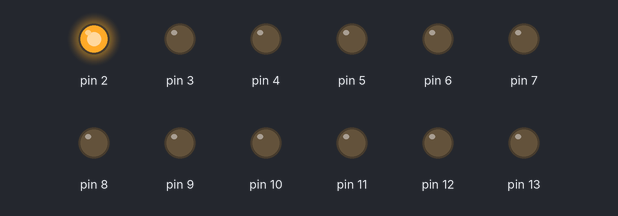
The sketch below on a simulated Arduino Uno, built with avr-gcc and run on an emulated ATmega328P. Parts: output pins drawn as LEDs (lit = HIGH).

Above: at 0.05 s.
At 0.85 s:
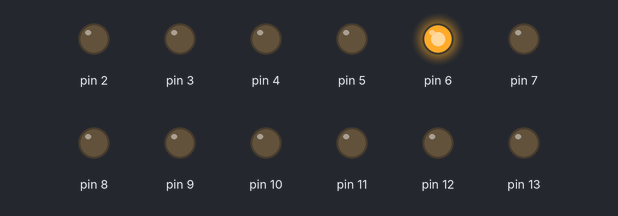
At 1.45 s:
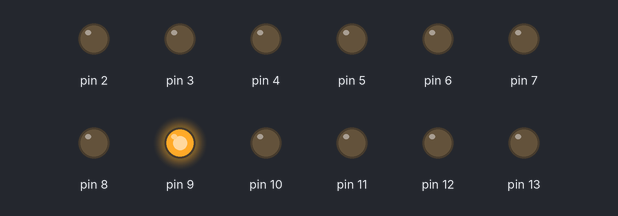
At 2.75 s:
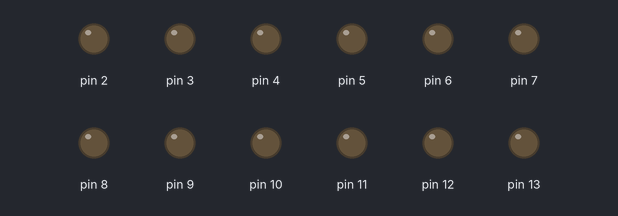
At 4.05 s:
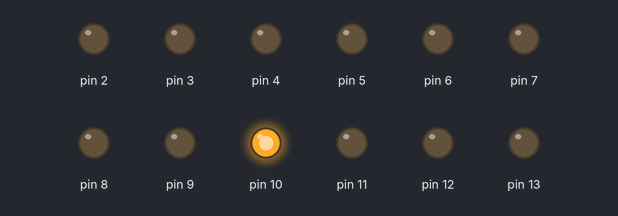
At 5.45 s:
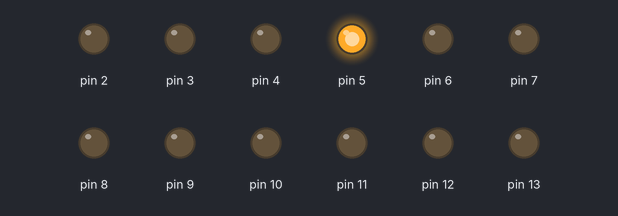
Timing chart, 0 to 5.8 s (numbered marks = the images above):
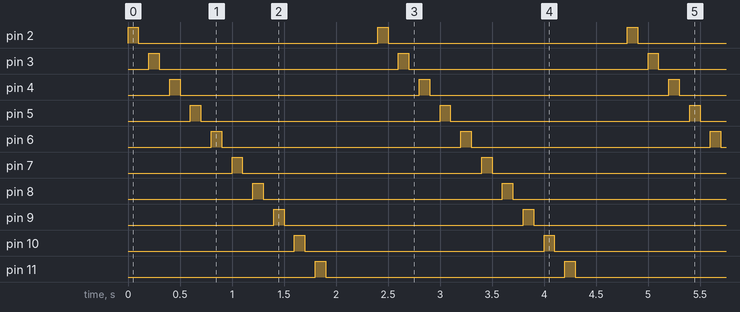

Measured:
- by itself, pin 2–13: alternates HIGH for 0.10 s and LOW for 2.3 s
- by itself, everything shown: repeats every 2.4 s, in 24 steps

The sketch:

series_led.ino
```cpp
//to run a series of led
void setup()
{
  pinMode(13, OUTPUT);
  pinMode(12, OUTPUT);
  pinMode(11, OUTPUT);
  pinMode(10, OUTPUT);
  pinMode(9, OUTPUT);
  pinMode(8, OUTPUT);
  pinMode(7, OUTPUT);
  pinMode(6, OUTPUT);
  pinMode(5, OUTPUT);
  pinMode(4, OUTPUT);
  pinMode(3, OUTPUT);
  pinMode(2, OUTPUT);
}
void loop()
{
  int i;
  for (i = 2; i < 14; i++)
  {
    digitalWrite(i, HIGH);
    delay(100);
    digitalWrite(i, LOW);
    delay(100);
    if (i == 13)
      i = 1;
  }
}
```
